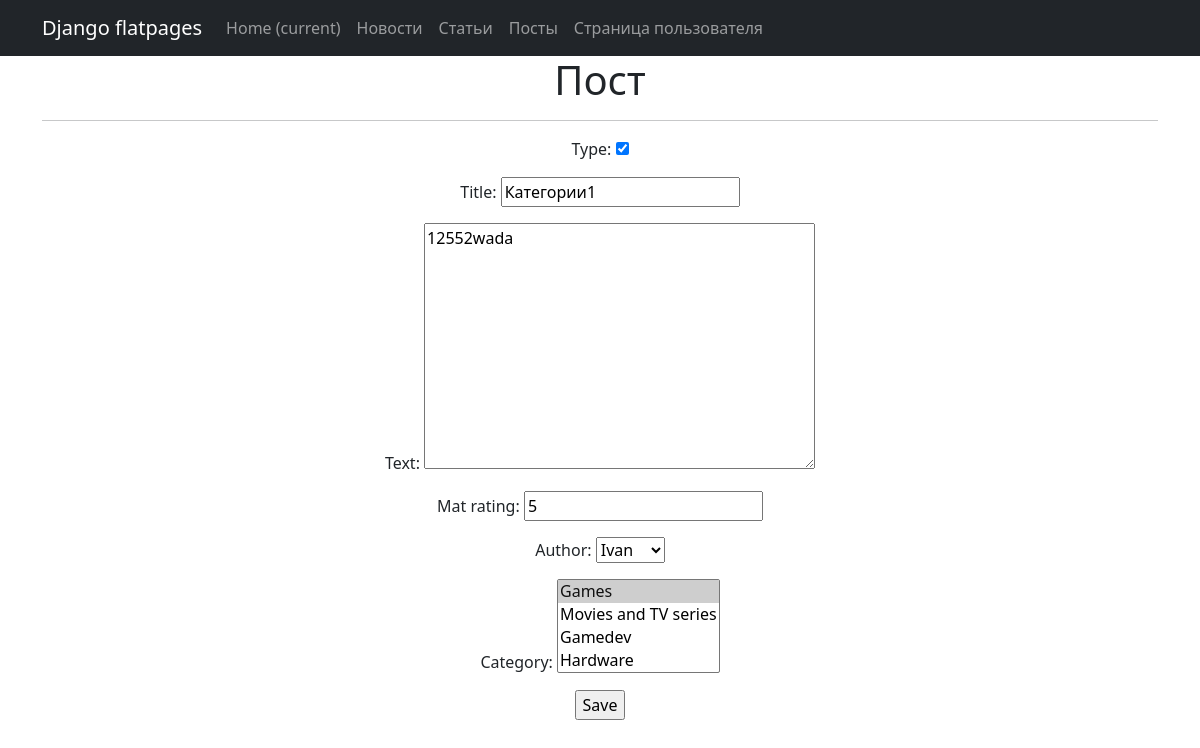
Page /posts/52/edit/ (signed in) on the committed database.
### News/models.py (models this page shows, shortened)
class Post(models.Model):
    author = models.ForeignKey(Author, on_delete=models.CASCADE)
    type = models.BooleanField()
    time_create = models.DateTimeField(auto_now_add=True)
    category = models.ManyToManyField(Category, through='PostCategory')
    title = models.CharField(max_length=100)
    text = models.TextField()
    mat_rating = models.IntegerField(default=0)

class Category(models.Model):
    category = models.CharField(max_length=255, unique=True)
    subscribe = models.ManyToManyField(User, through='CategorySubscribe', verbose_name=pgettext_lazy('subscriber', 'subscriber'))
    def __str__(self) -> str:
        return f'{self.category}'

### News/views.py (the view)
# urls.py: path('posts/<int:pk>/edit/', PostUpdate.as_view(), name='post_update'),
class PostUpdate(LoginRequiredMixin, PermissionRequiredMixin, UpdateView):
    permission_required = ('News.change_post',)
    form_class = PostForm
    model = Post
    template_name = 'post_edit.html'

### News/forms.py (shortened to what this page needs)
class PostForm(forms.ModelForm):
    class Meta:
        model = Post
        fields = [
            'type',
            'title',
            'text',
            'mat_rating',
            'author',
            'category'
        ]

### News/models.py (called while the page is built)
    def __str__(self):
        return f'{self.user.username}'

### templates/post_edit.html (shortened to what this page needs)
{% extends 'flatpages/default.html' %}
{% block content %}
<h1>Пост</h1>
<hr>
<form action="" method="post">
    {{ form.as_p }}
    <input type="submit" value="Save" />
</form>
{% endblock content %}

### rows in the picture
Post: type "☑", title "Категории1", text "12552wada", mat_rating "5", author "Ivan"
Category: category "Games ☑ / Movies and TV series / Gamedev / Hardware"
